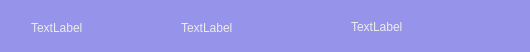
<?xml version="1.0" encoding="UTF-8"?>
<ui version="4.0">
 <class>arbitrage_info</class>
 <widget class="QWidget" name="arbitrage_info">
  <property name="geometry">
   <rect>
    <x>0</x>
    <y>0</y>
    <width>530</width>
    <height>52</height>
   </rect>
  </property>
  <property name="sizePolicy">
   <sizepolicy hsizetype="Preferred" vsizetype="Maximum">
    <horstretch>0</horstretch>
    <verstretch>0</verstretch>
   </sizepolicy>
  </property>
  <property name="windowTitle">
   <string>Form</string>
  </property>
  <property name="styleSheet">
   <string notr="true">QWidget{
background-color:  rgb(150, 147, 235);
color: rgb(237, 235, 237);
font: 18pt &quot;MS Serif&quot;;
}</string>
  </property>
  <property name="locale">
   <locale language="English" country="UnitedStates"/>
  </property>
  <layout class="QHBoxLayout" name="horizontalLayout">
   <item>
    <widget class="QGroupBox" name="groupBox">
     <property name="styleSheet">
      <string notr="true">border: none;</string>
     </property>
     <property name="title">
      <string/>
     </property>
     <widget class="QLabel" name="difference_field">
      <property name="geometry">
       <rect>
        <x>20</x>
        <y>-9</y>
        <width>80</width>
        <height>51</height>
       </rect>
      </property>
      <property name="text">
       <string>TextLabel</string>
      </property>
     </widget>
     <widget class="QLabel" name="for_buy_field">
      <property name="geometry">
       <rect>
        <x>170</x>
        <y>-9</y>
        <width>80</width>
        <height>51</height>
       </rect>
      </property>
      <property name="text">
       <string>TextLabel</string>
      </property>
     </widget>
     <widget class="QLabel" name="for_sell_field">
      <property name="geometry">
       <rect>
        <x>340</x>
        <y>-10</y>
        <width>80</width>
        <height>51</height>
       </rect>
      </property>
      <property name="text">
       <string>TextLabel</string>
      </property>
     </widget>
    </widget>
   </item>
  </layout>
 </widget>
 <resources/>
 <connections/>
</ui>
